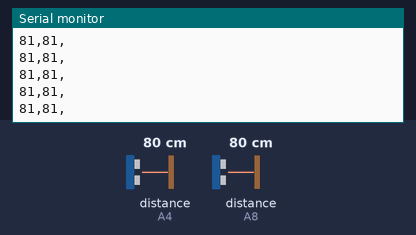
This sketch was run on a simulated Teensy 4. Shown: the last lines printed to the serial monitor. The inputs (shaded band) are chosen by the test bench; at power-on: distance to the obstacle (sensors on A4, A8) 80 cm. The echo pulse lasts 58.3 µs per cm.

Above: at 1.2 s.
1.3 s: distance to the obstacle (sensor on A4) set to 2 cm
At 1.8 s:
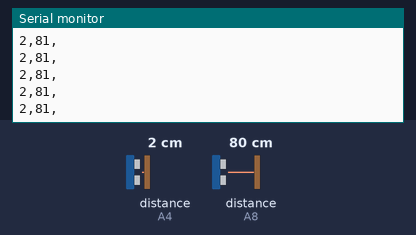
2.8 s: distance to the obstacle (sensor on A8) set to 2 cm
At 3.3 s:
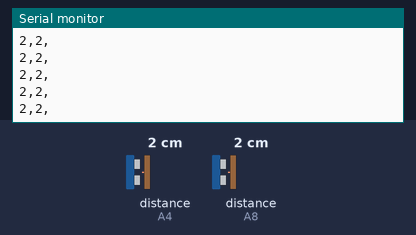
4.3 s: distance to the obstacle (sensor on A4) set to 4 cm
At 5.2 s:
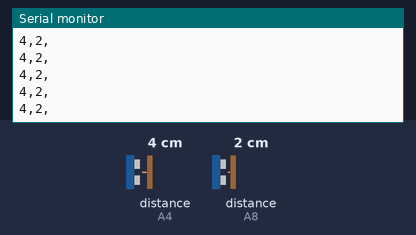
Timing chart, 0 to 5.5 s (numbered marks = the images above; inputs shaded):
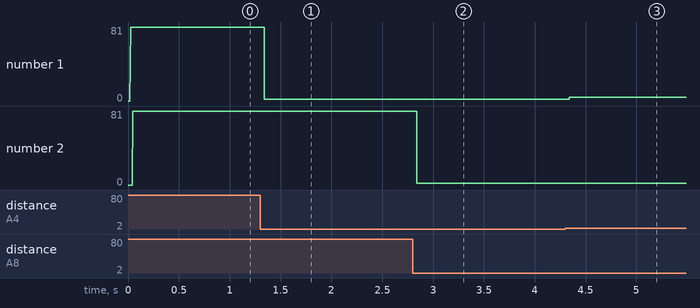

The sketch:

GroundUp_Follower.ino
```cpp
#include <Arduino.h>

byte L;
byte LIMIT_SWITCH_ARM_DOWN;
#define Ts 2000
volatile boolean timerFlag;
IntervalTimer myTimer;
IntervalTimer UltrasonicTimer;
#include <NewPing.h>

NewPing sonar[2] = {   // Sensor object array.
  NewPing(17, 18, 200), // Each sensor's trigger pin, echo pin, and max distance to ping.
  NewPing(21, 22, 200),
};

//ULTRASONIC PINS
#define ULTRASONIC_L_PIN 19
#define ULTRASONIC_R_PIN 20
#define ULTRASONIC_F_PIN

//CURRENT_PIN
int PIN = 0;

int LEFT = 0;
int RIGHT = 1;
int LEFT_ULTRASONIC = 0;
int RIGHT_ULTRASONIC = 0;


void ultrasonicTimerPin(void) {
 if (PIN == LEFT) {
  LEFT_ULTRASONIC = sonar[0].ping_cm();
  //Serial.println(LEFT_ULTRASONIC);
  PIN = RIGHT;
 }
 else {
  RIGHT_ULTRASONIC = sonar[1].ping_cm();
  PIN = LEFT;
 }
}

void timerISR(void) {
 timerFlag = true;
}

char buffer[10];

void setup() {
 Serial1.begin(9600);
 myTimer.begin(timerISR,Ts);
 UltrasonicTimer.begin(ultrasonicTimerPin,20000);
}

void loop() {
  if(timerFlag) {
   timerFlag = false;
   sprintf(buffer,"%d,%d,", LEFT_ULTRASONIC,RIGHT_ULTRASONIC);
   Serial1.write(LEFT_ULTRASONIC);
   Serial1.flush();
   Serial.println(buffer);
 }
}
```

Measured:
- after the input at 1.3 s, the serial monitor: prints a new line at once (image 1)
- after the input at 2.8 s, the serial monitor: prints a new line at once (image 2)
- after the input at 4.3 s, the serial monitor: prints a new line at once (image 3)
- plotted number 1: 81 → 2 after the input at 1.3 s, 2 → 4 after the input at 4.3 s
